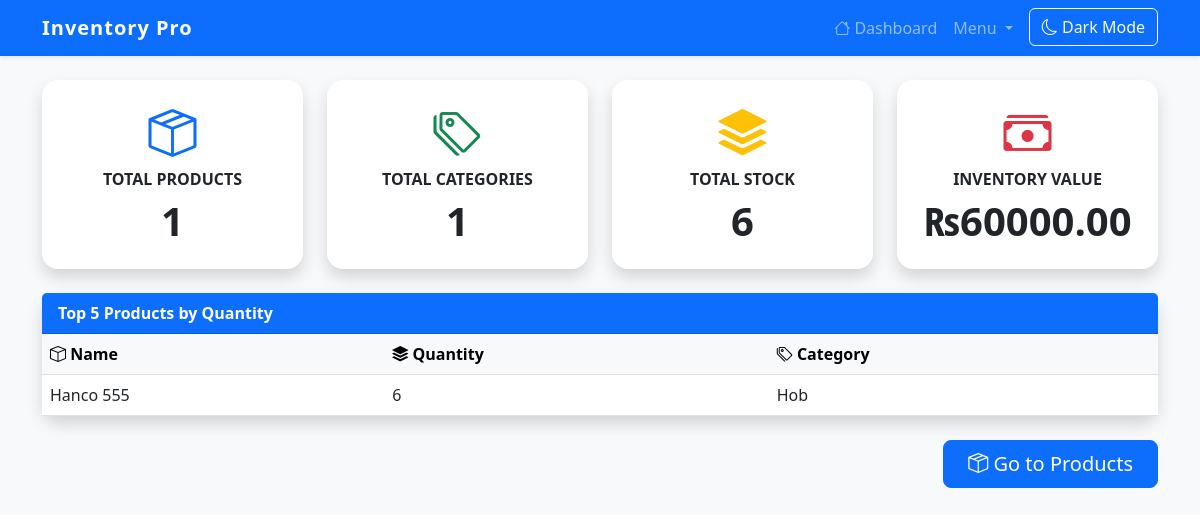
Screenshot of / (signed in) with the database file from the repository.
### app/models.py (models this page shows)
class Product(db.Model):
    id = db.Column(db.Integer, primary_key=True)
    name = db.Column(db.String(128), nullable=False)
    quantity = db.Column(db.Integer, default=0)
    price = db.Column(db.Float, default=0.0)         # Selling price
    cost_price = db.Column(db.Float, default=0.0)      # <-- Add this line
    barcode = db.Column(db.String(128), unique=True)  # <-- Add this line
    model_number = db.Column(db.String(128))  # Optional: add this line
    category_id = db.Column(db.Integer, db.ForeignKey('category.id'))

class Category(db.Model):
    id = db.Column(db.Integer, primary_key=True)
    name = db.Column(db.String(50), unique=True, nullable=False)
    products = db.relationship('Product', backref='category', lazy=True)

### app/routes.py (the view)
@main.route('/')
def home():
    if 'username' not in session:
        return redirect(url_for('main.login'))
    total_products = Product.query.count()
    total_categories = Category.query.count()
    total_stock = db.session.query(db.func.sum(Product.quantity)).scalar() or 0
    total_value = db.session.query(db.func.sum(Product.quantity * Product.price)).scalar() or 0.0
    top_products = Product.query.order_by(Product.quantity.desc()).limit(5).all()
    return render_template(
        'dashboard.html',
        username=session['username'],
        total_products=total_products,
        total_categories=total_categories,
        total_stock=total_stock,
        total_value=total_value,
        top_products=top_products
    )

### app/templates/dashboard.html (shortened to what this page needs)
{% extends 'base.html' %}
{% block content %}
<div class="row mb-4 g-4">
    <div class="col-md-3">
        <div class="card text-center shadow border-0 h-100">
            <div class="card-body py-4">
                <div class="mb-2">
                    <i class="bi bi-box-seam display-5 text-primary"></i>
                </div>
                <h6 class="card-title text-uppercase fw-bold">Total Products</h6>
                <p class="display-6 fw-semibold mb-0">{{ total_products }}</p>
            </div>
        </div>
    </div>
    <div class="col-md-3">
        <div class="card text-center shadow border-0 h-100">
            <div class="card-body py-4">
                <div class="mb-2">
                    <i class="bi bi-tags display-5 text-success"></i>
                </div>
                <h6 class="card-title text-uppercase fw-bold">Total Categories</h6>
                <p class="display-6 fw-semibold mb-0">{{ total_categories }}</p>
            </div>
        </div>
    </div>
    <div class="col-md-3">
        <div class="card text-center shadow border-0 h-100">
            <div class="card-body py-4">
                <div class="mb-2">
                    <i class="bi bi-stack display-5 text-warning"></i>
                </div>
                <h6 class="card-title text-uppercase fw-bold">Total Stock</h6>
                <p class="display-6 fw-semibold mb-0">{{ total_stock }}</p>
            </div>
        </div>
    </div>
    {% if session.get('role') == 'admin' %}
    <div class="col-md-3">
        <div class="card text-center shadow border-0 h-100">
            <div class="card-body py-4">
                <div class="mb-2">
                    <i class="bi bi-cash-stack display-5 text-danger"></i>
                </div>
                <h6 class="card-title text-uppercase fw-bold">Inventory Value</h6>
                <p class="display-6 fw-semibold mb-0">₨{{ "%.2f"|format(total_value) }}</p>
            </div>
        </div>
    </div>
    {% endif %}
</div>
<div class="card shadow border-0 mb-4">
    <div class="card-header bg-primary text-white">
        <strong>Top 5 Products by Quantity</strong>
    </div>
    <div class="card-body p-0">
        <table class="table mb-0 align-middle">
            <thead class="table-light">
                <tr>
                    <th><i class="bi bi-box"></i> Name</th>
                    <th><i class="bi bi-stack"></i> Quantity</th>
                    <th><i class="bi bi-tags"></i> Category</th>
                </tr>
            </thead>
            <tbody>
                {% for p in top_products %}
                <tr>
                    <td>{{ p.name }}</td>
                    <td>{{ p.quantity }}</td>
                    <td>{{ p.category.name if p.category else '' }}</td>
                </tr>
                {% endfor %}
            </tbody>
        </table>
    </div>
</div>
<div class="d-flex justify-content-end">
    <a href="{{ url_for('main.view_products') }}" class="btn btn-primary btn-lg px-4">
        <i class="bi bi-box-seam"></i> Go to Products
    </a>
</div>
{% endblock %}

### app/templates/base.html (style rules this page uses)
body { background-color: #f8f9fa; }
.card { border-radius: 1rem; }
.table thead th { vertical-align: middle; }
.btn-primary, .btn-success, .btn-warning, .btn-danger { min-width: 90px; }

### rows the page displays
Product: name "Hanco 555", quantity "6", category "Hob"

### other values shown
{{ total_products }} "1"
{{ total_categories }} "1"
{{ total_stock }} "6"
{{ "%.2f"|format(total_value) }} "60000.00"
